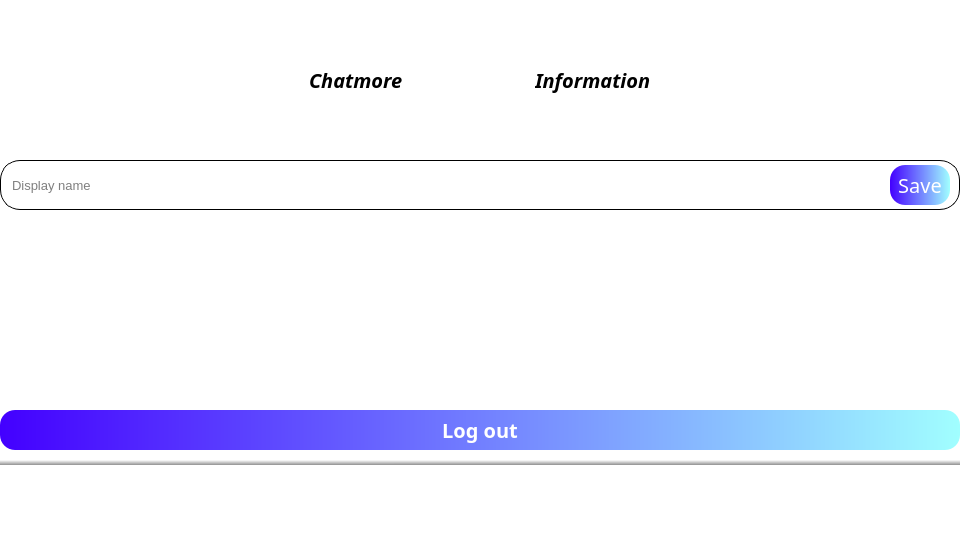
<?xml version="1.0" encoding="UTF-8"?>
<ui version="4.0">
 <class>MainWindow</class>
 <widget class="QMainWindow" name="MainWindow">
  <property name="geometry">
   <rect>
    <x>0</x>
    <y>0</y>
    <width>960</width>
    <height>540</height>
   </rect>
  </property>
  <property name="windowTitle">
   <string>MainWindow</string>
  </property>
  <widget class="QWidget" name="centralwidget">
   <layout class="QVBoxLayout" name="verticalLayout">
    <property name="leftMargin">
     <number>0</number>
    </property>
    <property name="topMargin">
     <number>0</number>
    </property>
    <property name="rightMargin">
     <number>0</number>
    </property>
    <property name="bottomMargin">
     <number>0</number>
    </property>
    <item>
     <widget class="QWidget" name="widget" native="true">
      <property name="styleSheet">
       <string notr="true">QWidget#widget{
	background-color: white;
}</string>
      </property>
      <layout class="QVBoxLayout" name="verticalLayout_2">
       <property name="spacing">
        <number>10</number>
       </property>
       <property name="leftMargin">
        <number>0</number>
       </property>
       <property name="topMargin">
        <number>10</number>
       </property>
       <property name="rightMargin">
        <number>0</number>
       </property>
       <property name="bottomMargin">
        <number>10</number>
       </property>
       <item>
        <widget class="QWidget" name="widget_4" native="true">
         <property name="minimumSize">
          <size>
           <width>0</width>
           <height>140</height>
          </size>
         </property>
         <layout class="QHBoxLayout" name="horizontalLayout_3">
          <property name="leftMargin">
           <number>0</number>
          </property>
          <property name="topMargin">
           <number>10</number>
          </property>
          <property name="rightMargin">
           <number>0</number>
          </property>
          <property name="bottomMargin">
           <number>10</number>
          </property>
          <item>
           <spacer name="horizontalSpacer">
            <property name="orientation">
             <enum>Qt::Horizontal</enum>
            </property>
            <property name="sizeHint" stdset="0">
             <size>
              <width>40</width>
              <height>20</height>
             </size>
            </property>
           </spacer>
          </item>
          <item>
           <widget class="QLabel" name="label_2">
            <property name="font">
             <font>
              <family>Monotype Corsiva</family>
              <pointsize>15</pointsize>
              <weight>75</weight>
              <italic>true</italic>
              <bold>true</bold>
             </font>
            </property>
            <property name="text">
             <string>Chatmore</string>
            </property>
           </widget>
          </item>
          <item>
           <widget class="QLabel" name="label">
            <property name="minimumSize">
             <size>
              <width>120</width>
              <height>120</height>
             </size>
            </property>
            <property name="maximumSize">
             <size>
              <width>120</width>
              <height>120</height>
             </size>
            </property>
            <property name="text">
             <string/>
            </property>
            <property name="pixmap">
             <pixmap>../images/logo.png</pixmap>
            </property>
            <property name="scaledContents">
             <bool>true</bool>
            </property>
           </widget>
          </item>
          <item>
           <widget class="QLabel" name="label_3">
            <property name="font">
             <font>
              <family>Monotype Corsiva</family>
              <pointsize>15</pointsize>
              <weight>75</weight>
              <italic>true</italic>
              <bold>true</bold>
             </font>
            </property>
            <property name="text">
             <string>Information</string>
            </property>
           </widget>
          </item>
          <item>
           <spacer name="horizontalSpacer_2">
            <property name="orientation">
             <enum>Qt::Horizontal</enum>
            </property>
            <property name="sizeHint" stdset="0">
             <size>
              <width>40</width>
              <height>20</height>
             </size>
            </property>
           </spacer>
          </item>
         </layout>
        </widget>
       </item>
       <item>
        <widget class="QWidget" name="widget_3" native="true">
         <property name="minimumSize">
          <size>
           <width>300</width>
           <height>50</height>
          </size>
         </property>
         <property name="styleSheet">
          <string notr="true">QWidget#widget_3{
	border: 1px solid black;
	border-radius: 20px;
}</string>
         </property>
         <layout class="QHBoxLayout" name="horizontalLayout_2">
          <property name="spacing">
           <number>5</number>
          </property>
          <property name="leftMargin">
           <number>10</number>
          </property>
          <property name="topMargin">
           <number>0</number>
          </property>
          <property name="rightMargin">
           <number>10</number>
          </property>
          <property name="bottomMargin">
           <number>0</number>
          </property>
          <item>
           <widget class="QLineEdit" name="lineEdit">
            <property name="minimumSize">
             <size>
              <width>0</width>
              <height>40</height>
             </size>
            </property>
            <property name="font">
             <font>
              <pointsize>10</pointsize>
             </font>
            </property>
            <property name="styleSheet">
             <string notr="true">QLineEdit#lineEdit{
	border: none;
}</string>
            </property>
            <property name="text">
             <string/>
            </property>
            <property name="placeholderText">
             <string>Display name</string>
            </property>
           </widget>
          </item>
          <item>
           <widget class="QPushButton" name="pushButton_5">
            <property name="minimumSize">
             <size>
              <width>60</width>
              <height>40</height>
             </size>
            </property>
            <property name="font">
             <font>
              <family>Monotype Corsiva</family>
              <pointsize>15</pointsize>
             </font>
            </property>
            <property name="styleSheet">
             <string notr="true">QPushButton#pushButton_5{
	border-radius: 15px;
	color: white;
	background-color: qlineargradient(spread:pad, x1:0, y1:0, x2:1, y2:0, stop:0 rgba(67, 0, 255, 255), stop:1 rgba(161, 255, 255, 255));
}
QPushButton#pushButton_5:hover{
	background-color:qlineargradient(spread:pad, x1:0, y1:0, x2:1, y2:0, stop:0 rgba(67, 0, 255, 215), stop:1 rgba(161, 255, 255, 255))
}</string>
            </property>
            <property name="text">
             <string>Save</string>
            </property>
           </widget>
          </item>
         </layout>
        </widget>
       </item>
       <item>
        <spacer name="verticalSpacer">
         <property name="orientation">
          <enum>Qt::Vertical</enum>
         </property>
         <property name="sizeHint" stdset="0">
          <size>
           <width>20</width>
           <height>40</height>
          </size>
         </property>
        </spacer>
       </item>
       <item>
        <widget class="QPushButton" name="pushButton_4">
         <property name="minimumSize">
          <size>
           <width>0</width>
           <height>40</height>
          </size>
         </property>
         <property name="font">
          <font>
           <family>Monotype Corsiva</family>
           <pointsize>15</pointsize>
           <weight>75</weight>
           <bold>true</bold>
          </font>
         </property>
         <property name="cursor">
          <cursorShape>PointingHandCursor</cursorShape>
         </property>
         <property name="styleSheet">
          <string notr="true">QPushButton#pushButton_4{
	border-radius: 15px;
	color: white;
	background-color: qlineargradient(spread:pad, x1:0, y1:0, x2:1, y2:0, stop:0 rgba(67, 0, 255, 255), stop:1 rgba(161, 255, 255, 255));
}
QPushButton#pushButton_4:hover{
	background-color:qlineargradient(spread:pad, x1:0, y1:0, x2:1, y2:0, stop:0 rgba(67, 0, 255, 215), stop:1 rgba(161, 255, 255, 255))
}</string>
         </property>
         <property name="text">
          <string>Log out</string>
         </property>
        </widget>
       </item>
       <item>
        <widget class="QWidget" name="widget_2" native="true">
         <property name="minimumSize">
          <size>
           <width>300</width>
           <height>70</height>
          </size>
         </property>
         <property name="styleSheet">
          <string notr="true">QWidget#widget_2{
	border-top: 5px solid qlineargradient(spread:pad, x1:0.4799, y1:1, x2:0.467166, y2:0, stop:0 rgba(144, 144, 144, 255), stop:1 rgba(255, 255, 255, 255));
}</string>
         </property>
         <layout class="QHBoxLayout" name="horizontalLayout">
          <property name="spacing">
           <number>10</number>
          </property>
          <property name="leftMargin">
           <number>10</number>
          </property>
          <property name="topMargin">
           <number>10</number>
          </property>
          <property name="rightMargin">
           <number>10</number>
          </property>
          <property name="bottomMargin">
           <number>10</number>
          </property>
          <item>
           <widget class="QPushButton" name="pushButton_3">
            <property name="cursor">
             <cursorShape>PointingHandCursor</cursorShape>
            </property>
            <property name="styleSheet">
             <string notr="true">QPushButton#pushButton_3{
	border:none;
}</string>
            </property>
            <property name="text">
             <string/>
            </property>
            <property name="icon">
             <iconset>
              <normaloff>../images/home-button_9073243.png</normaloff>../images/home-button_9073243.png</iconset>
            </property>
            <property name="iconSize">
             <size>
              <width>48</width>
              <height>48</height>
             </size>
            </property>
           </widget>
          </item>
          <item>
           <widget class="QPushButton" name="pushButton">
            <property name="cursor">
             <cursorShape>PointingHandCursor</cursorShape>
            </property>
            <property name="styleSheet">
             <string notr="true">QPushButton#pushButton{
	border:none;
}</string>
            </property>
            <property name="text">
             <string/>
            </property>
            <property name="icon">
             <iconset>
              <normaloff>../images/chat_4367583.png</normaloff>../images/chat_4367583.png</iconset>
            </property>
            <property name="iconSize">
             <size>
              <width>48</width>
              <height>48</height>
             </size>
            </property>
            <property name="checkable">
             <bool>false</bool>
            </property>
           </widget>
          </item>
          <item>
           <widget class="QPushButton" name="pushButton_2">
            <property name="font">
             <font>
              <weight>50</weight>
              <bold>false</bold>
             </font>
            </property>
            <property name="cursor">
             <cursorShape>PointingHandCursor</cursorShape>
            </property>
            <property name="whatsThis">
             <string/>
            </property>
            <property name="autoFillBackground">
             <bool>false</bool>
            </property>
            <property name="styleSheet">
             <string notr="true">QPushButton#pushButton_2{
	border:none;
}</string>
            </property>
            <property name="text">
             <string/>
            </property>
            <property name="icon">
             <iconset>
              <normaloff>../images/user_4251034.png</normaloff>../images/user_4251034.png</iconset>
            </property>
            <property name="iconSize">
             <size>
              <width>64</width>
              <height>64</height>
             </size>
            </property>
           </widget>
          </item>
         </layout>
        </widget>
       </item>
      </layout>
     </widget>
    </item>
   </layout>
  </widget>
 </widget>
 <resources/>
 <connections/>
</ui>
